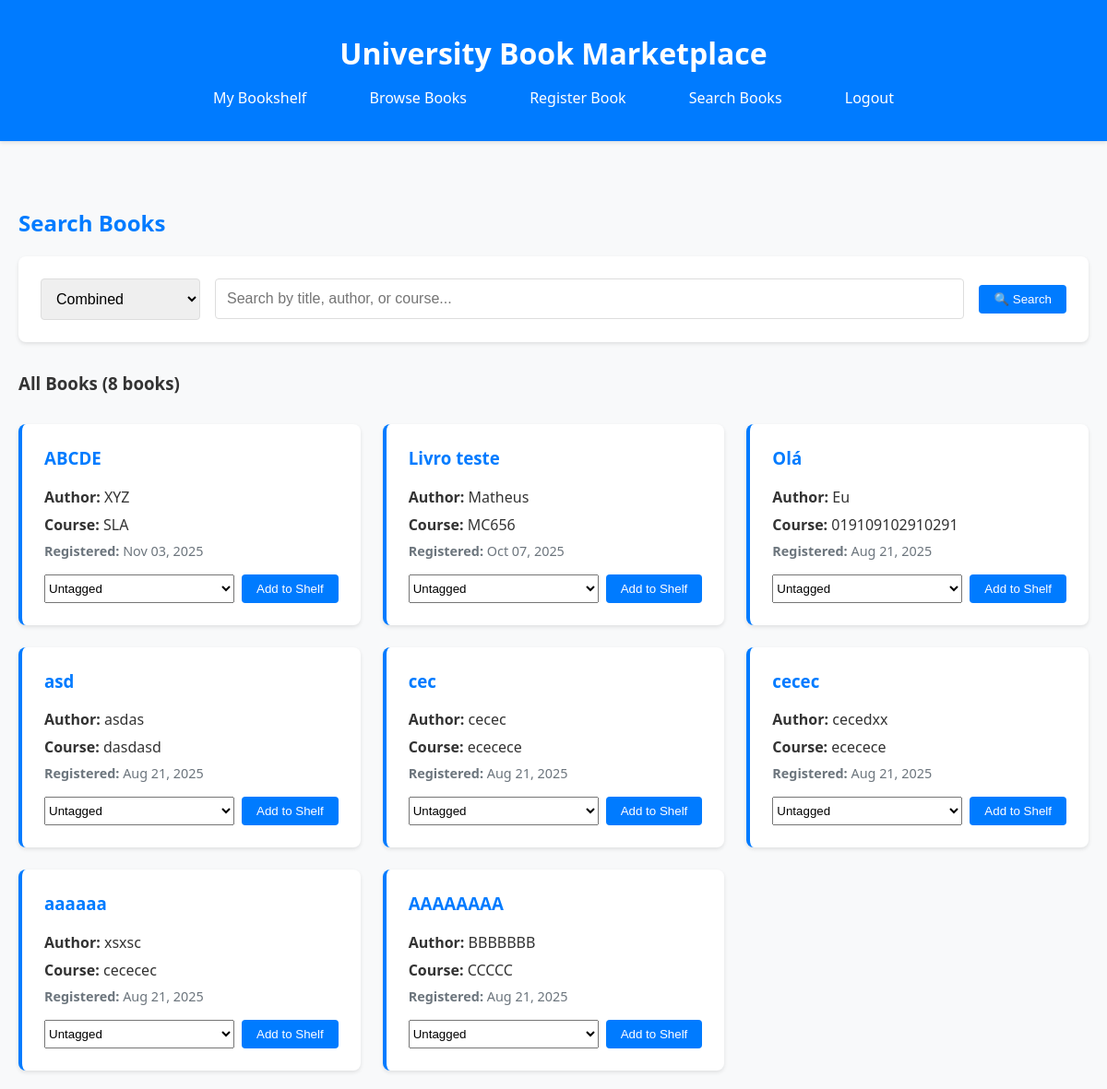
/books/search/ (signed in), run on the app's committed database.
### books/models.py (models this page shows, shortened)
class Book(models.Model):
    title = models.CharField(max_length=200)
    author = models.CharField(max_length=100)
    course = models.CharField(max_length=100, help_text="University course related to this book")
    created_at = models.DateTimeField(auto_now_add=True)
    updated_at = models.DateTimeField(auto_now=True)
    class Meta:
        ordering = ['-created_at']

### books/views.py (the view)
# urls.py: path('search/', views.search_books, name='search_books'),
@login_required
def search_books(request):
    mode = request.GET.get("mode", "combined")
    search_service = BookSearchService(strategy_name=mode)
    books = search_service.search(request)
    context = {
        "books": books,
        "query": request.GET.get("q", "").strip(),
        "mode": mode,
        "is_search": True,
    }
    return render(request, "books/search_books.html", context)

### books/search_strategies.py (called while the page is built)
    def search(self, request):
        query = request.GET.get("q", "").strip()
        if not query:
            return Book.objects.all()
        return Book.objects.filter(
            Q(title__icontains=query) |
            Q(author__icontains=query) |
            Q(course__icontains=query)
        ).distinct()

    def search(self, request):
        return self.strategy.search(request)

### books/templates/books/search_books.html (shortened to what this page needs)
{% extends 'books/base.html' %}
{% block content %}
<div style="margin-bottom: 2rem;">
    <h2 style="color: #007bff;">Search Books</h2>
    <form id="search-form" method="get" style="background: white; padding: 1.5rem; border-radius: 8px; box-shadow: 0 2px 4px rgba(0,0,0,0.1); margin-bottom: 2rem;">
        <div style="display: flex; gap: 1rem; align-items: center; flex-wrap: wrap;">
            <select name="mode" id="mode" style="padding: 0.75rem; border: 1px solid #ddd; border-radius: 4px; font-size: 1rem;">
                <option value="combined" {% if mode == "combined" %}selected{% endif %}>Combined</option>
            </select>
            <input type="text" name="q" id="search-input" value="{{ query }}" placeholder="Search by title, author, or course..."
                   style="flex: 1; padding: 0.75rem; border: 1px solid #ddd; border-radius: 4px; font-size: 1rem;">
            <button type="submit" class="btn" style="white-space: nowrap;">
                🔍 Search
            </button>
        </div>
    </form>
    <div id="search-results">
        <h3 style="color: #333; margin-bottom: 1rem;">
            {% if query %}
                Search results for "{{ query }}" (<span id="results-count">{{ books|length }}</span> book{{ books|length|pluralize }} found)
            {% else %}
                All Books (<span id="results-count">{{ books|length }}</span> book{{ books|length|pluralize }})
            {% endif %}
        </h3>
    </div>
</div>
<div id="books-container" class="books-grid" style="display: grid; grid-template-columns: repeat(auto-fill, minmax(300px, 1fr)); gap: 1.5rem;">
    {% for book in books %}
        <div style="background: white; padding: 1.5rem; border-radius: 8px; box-shadow: 0 2px 4px rgba(0,0,0,0.1); border-left: 4px solid #007bff;">
            <h3 style="margin-top: 0; color: #007bff;">{{ book.title }}</h3>
            <p style="margin: 0.5rem 0;"><strong>Author:</strong> {{ book.author }}</p>
            <p style="margin: 0.5rem 0;"><strong>Course:</strong> {{ book.course }}</p>
            <p style="margin: 0.5rem 0; color: #6c757d; font-size: 0.9rem;">
                <strong>Registered:</strong> {{ book.created_at|date:"M d, Y" }}
            </p>
            <form method="POST" action="{% url 'add_to_shelf' book.id %}" style="margin-top: 1rem;">
                <div style="display: flex; gap: 0.5rem;">
                    <select name="tag" class="form-control" style="flex: 1;">
                        <option value="0">Untagged</option>
                    </select>
                    <button type="submit" class="btn btn-primary btn-sm">Add to Shelf</button>
                </div>
            </form>
        </div>
    {% endfor %}
</div>
{% endblock %}

### books/templates/books/base.html (style rules this page uses)
body { font-family: 'Segoe UI', Tahoma, Geneva, Verdana, sans-serif; margin: 0; padding: 0; background-color: #f8f9fa; color: #333; }
.btn { display: inline-block; padding: 0.5rem 1rem; background-color: #007bff; color: white; text-decoration: none; border-radius: 4px; border: none; cursor: pointer; transition: background-color 0.3s; }

### books/templates/books/search_books.html (style rules this page uses)
.books-grid { display: grid; grid-template-columns: repeat(auto-fill, minmax(300px, 1fr)); gap: 1.5rem; }

### data on the page
Book: title "ABCDE", author "XYZ", course "SLA", created_at "Nov 03, 2025"
Book: title "Livro teste", author "Matheus", course "MC656", created_at "Oct 07, 2025"
Book: title "Olá", author "Eu", course "019109102910291", created_at "Aug 21, 2025"
Book: title "asd", author "asdas", course "dasdasd", created_at "Aug 21, 2025"
Book: title "cec", author "cecec", course "ececece", created_at "Aug 21, 2025"
Book: title "cecec", author "cecedxx", course "ececece", created_at "Aug 21, 2025"
Book: title "aaaaaa", author "xsxsc", course "cececec", created_at "Aug 21, 2025"
Book: title "AAAAAAAA", author "BBBBBBB", course "CCCCC", created_at "Aug 21, 2025"

### other printed values
{{ books|length }} "8"
